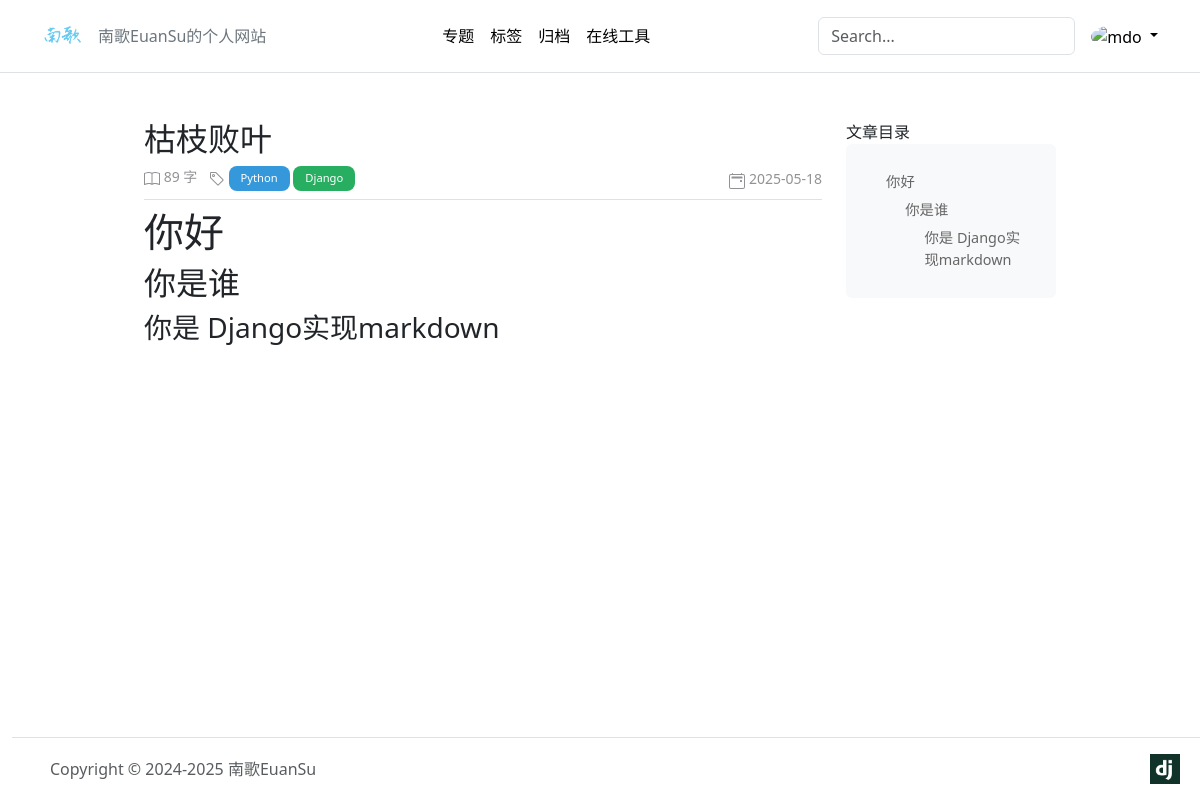
Screenshot of /article/detail/a5b3e8a9-6648-4994-86b3-8f67b73d2070/ (signed in) with the database file from the repository.
### apps/article/models.py (models this page shows, shortened)
class ArticlePost(models.Model):
    uuid = models.UUIDField(primary_key=True, default=uuid.uuid4, editable=False)
    author = models.ForeignKey(settings.AUTH_USER_MODEL, on_delete=models.CASCADE)
    title = models.CharField(max_length=100)
    body = models.TextField()  # 保存 Markdown 文本
    created = models.DateTimeField(default=timezone.now)
    updated = models.DateTimeField(auto_now=True)
    is_deleted = models.BooleanField(default=False)
    category = models.ForeignKey(Category, on_delete=models.CASCADE)
    tag = models.ManyToManyField(ArticleTag, blank=True)
    class Meta:
        ordering = ('-created',)

class ArticleTag(models.Model):
    name = models.CharField(max_length=100, unique=True)

### apps/article/views.py (the view)
# urls.py: path('detail/<uuid:id>/', views.article_detail, name='article_detail'),
def article_detail(request, id):
    article = ArticlePost.objects.get(uuid=id)
    md = markdown.Markdown(
        extensions=[
        'markdown.extensions.extra',
        'markdown.extensions.codehilite',
        'markdown.extensions.toc',
        ]
    )
    article.body = md.convert(article.body)
    tag_color = ["bg-blue", "bg-green", "bg-purple", "bg-pink", "bg-teal", "bg-gold", "bg-brown"]
    article.tags = [{"id":tag.id, "name": tag.name, "color":tag_color[index % len(tag_color)]} for index, tag in enumerate(article.tag.all())]
    context = { 'article': article, 'toc':md.toc }
    return render(request, 'article/detail.html', context)

### DjangoBlog/context_processors.py (called while the page is built)
def site_settings(request):
    return {
        'SITE_NAME': settings.SITE_NAME,
    }

### templates/article/detail.html (shortened to what this page needs)
{% extends "base.html" %}
{% load static %}
{% block content %}
<div class="container gx-5 mt-5 mx-auto" style="max-width: 80%;">
  <div class="row">
    <div class="col-9">
        <h2 class="fw-normal" style="text-align: left">{{ article.title }}</h2>
        <div class="article-info">
          <div class="left">
            {{ article.body|length }} 字
              <div class="tag-container">
                {% for tag in article.tags %}
                <a href="{% url 'article:article_tag_detail' tag.id %}" class="text-decoration-none text-dark">
                  <button type="button" class="tag-btn {{tag.color}}">{{ tag.name }}</button>
                </a>
               {% endfor %}
              </div>
            </div>
          <div class="right">
            {{ article.created|date:"Y-m-d" }}
          </div>
        </div>
        <div class="border-bottom border-1 my-2"></div>
        <div class="article-content">
          {{ article.body|safe }}
        </div>
    </div>
    <div class="col-3">
      {% if toc %}
          文章目录
          <div class="card border-0 bg-light">
            <div class="card-body p-4">
                <div class="toc-content">
                    {{ toc|safe }}
                </div>
            </div>
        </div>
       {% endif %}
    </div>
  </div>
</div>
{% endblock content %}

### static/css/custom.css (style rules this page uses)
.toc { position: sticky; top: 20px; }
.toc-content ul { list-style: none; padding-left: 0; margin-bottom: 0; }
.toc-content ul ul { padding-left: 1.5rem; }
.toc-content a { color: #333; text-decoration: none; display: block; padding: 0.25rem 0; font-size: 0.95rem; }
body { padding-top: 72px; }

### templates/article/detail.html (style rules this page uses)
.article-content { width: 100%; overflow-x: hidden; }
.tag-container { display: inline-block; }
.tag-btn { padding: 0.25rem 0.75rem; border-radius: 0.5rem; font-size: 0.7rem; border: none; color: #fff; transition: all 0.2s ease-in-out; }
.bg-blue { background-color: #3498db; }
.bg-green { background-color: #27ae60; }
.card-body ul { list-style: none; padding-left: 1rem; }
.card-body ul a { color: #666; text-decoration: none; font-size: 0.9rem; display: block; padding: 0.2rem 0; }
.card-body ul ul { padding-left: 1.2rem; }

### templates/footer.html (style rules this page uses)
body { margin-bottom: 100px; }

### rows the page displays
ArticlePost: title "枯枝败叶", body|length "89", created "2025-05-18", body "你好 你是谁 你是 Django实现markdown"
ArticleTag: name "Python"
ArticleTag: name "Django"

### other values shown
{{ SITE_NAME }} "南歌EuanSu的个人网站"
{{ toc|safe }} "你好 你是谁 你是 Django实现markdown"
